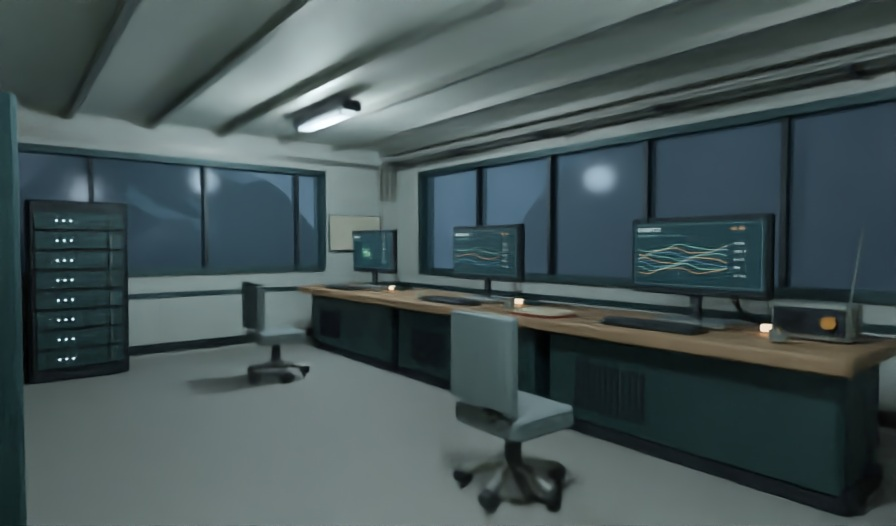
#> input picture projects/storm-watch-ms17/Verification/01_Control.jpg, 896 x 526 px, given in place of 06_Summit.jpg, which was not available
$ python preview_sheet.py
#> lines starting #> are read from the running program, lines starting #| are printed output that depends on the picture
from pathlib import Path
from PIL import Image,ImageDraw,ImageFont,ImageOps
v=Path(__file__).resolve().parents[1]/'Verification'
def font(size,bold=False):
 return ImageFont.truetype('/usr/share/fonts/truetype/dejavu/DejaVuSans'+('-Bold' if bold else '')+'.ttf',size)
def build():
 im=Image.new('RGB',(1424,1086),'#182326');d=ImageDraw.Draw(im)
#> after `im = Image.new('RGB', (1424, 1086), '#182326')`:
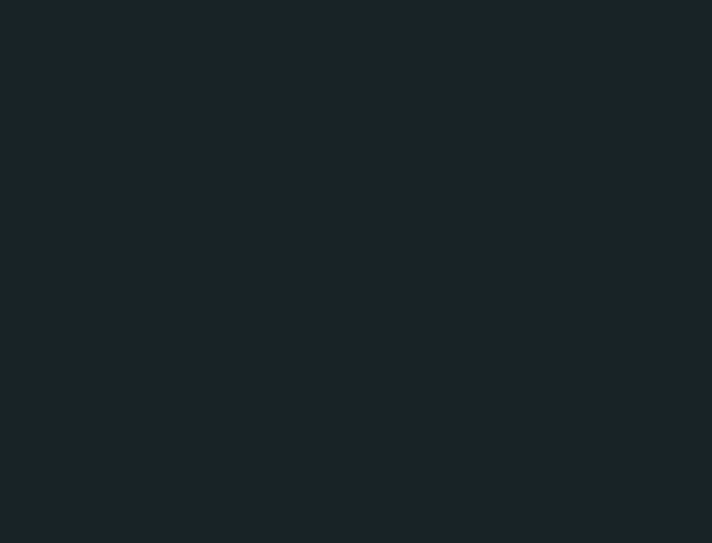
#> im: PIL image 1424x1086 RGB (shown at 1/2 size); mean R, G, B 24, 35, 38
 d.text((32,19),'MS–17    /    STORM WATCH',font=font(32,True),fill='#ebede1')
 d.text((34,70),'RIDGE OBSERVATORY      /      UNITY SCENE GEOMETRY      /      BLENDER LIGHTING STUDIES',font=font(14),fill='#a7b9b1')
 order=[('06_Summit','Summit observatory'),('01_Control','Night observations'),('04_RidgeWalk','Weather deck'),('05_Engine','Standby plant'),('02_Quarters','Watch quarters'),('03_NightCorridor','Service spine')]
 for i,(file,label) in enumerate(order):
  x=32+(i%2)*688;y=108+(i//2)*318
  picture=Image.open(v/(file+'.jpg'));im.paste(ImageOps.fit(picture,(672,273)),(x,y))
#> in build, picture is the input picture: PIL image 896x526 RGB; mean R, G, B 70.5, 84.8, 86.2
#> after `im.paste(ImageOps.fit(picture, (672, 273)), (x, y))`:
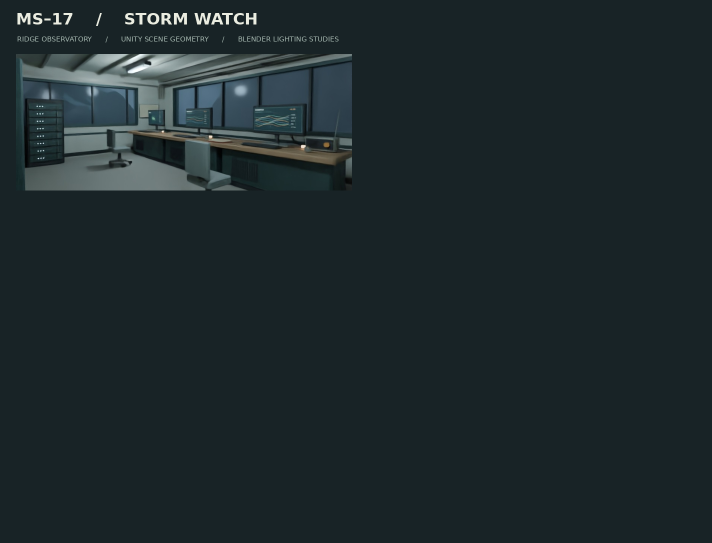
#> im: PIL image 1424x1086 RGB (shown at 1/2 size); mean R, G, B 29.6, 41, 44
  d.text((x,y+279),label,font=font(18),fill='#dfddcb')
#> pass 3 of the loop in build, `for i,(file,label) in enumerate(order):`:
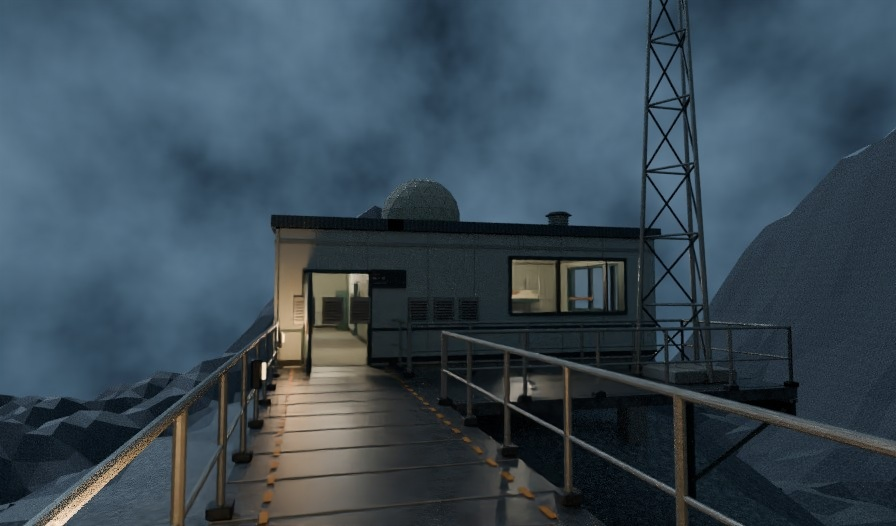
#> input picture projects/storm-watch-ms17/Verification/04_RidgeWalk.jpg, 896 x 526 px
#> in build, picture is the input picture: PIL image 896x526 RGB; mean R, G, B 58, 74, 85.4
#> in build, `im.paste(ImageOps.fit(picture, (672, 273)), (x, y))`:
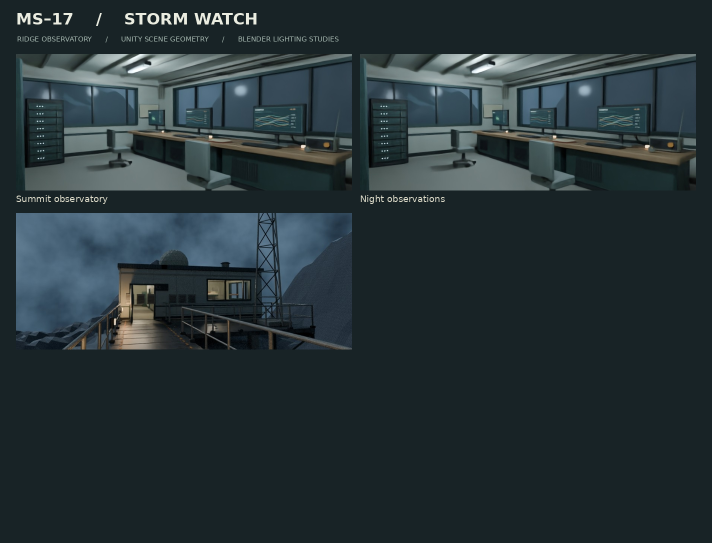
#> im: PIL image 1424x1086 RGB (shown at 1/2 size); mean R, G, B 38.6, 51.1, 55
#> the loop made 6 passes; the first 3 are shown
 im.save(v/'Overview.jpg',quality=92)
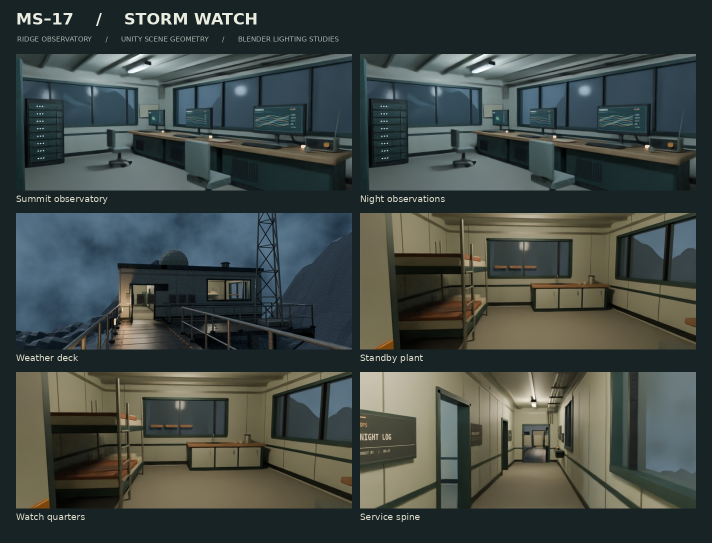
#> saved as Overview.jpg: PIL image 1424x1086 RGB (shown at 1/2 size); mean R, G, B 63.7, 71.5, 68.1
if __name__=='__main__':build()
